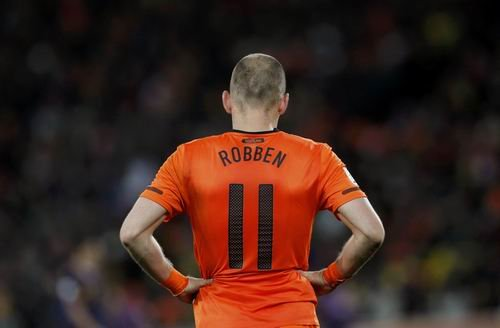
//> input picture opencv3/back_robben.jpg, 500 x 328 px
$ ./image_canny ../back_robben.jpg   (built with g++ and OpenCV 4)
//> lines starting //> are read from the running program, lines starting //| are printed output that depends on the picture; after the words box and inside, x2 and y2 are one past the last pixel; in counts of white or black regions, pixels touching at a corner belong together
#include <opencv2/opencv.hpp>
#include <iostream>

using namespace cv;
using namespace std;

int main( int argc, char** argv )
{
	Mat in_img = imread(argv[1], -1);
//> in_img is the input picture: 328 rows x 500 cols, CV_8UC3; mean B, G, R 29.5, 37.2, 62.4
	Mat out_img ,img_gry, img_cny;
	namedWindow("img-in", WINDOW_AUTOSIZE);
	namedWindow("img-gry", WINDOW_AUTOSIZE);
	namedWindow("img-cny", WINDOW_AUTOSIZE);

	// imshow("img-in", in_img);
	pyrDown(in_img, out_img);
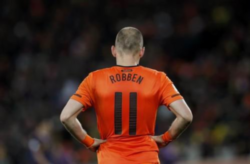
//> out_img: 164 rows x 250 cols, CV_8UC3; mean B, G, R 29.4, 37.1, 62.2
	pyrDown(out_img, out_img);
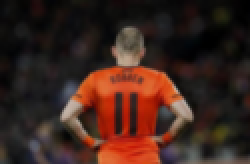
//> out_img: 82 rows x 125 cols, CV_8UC3 (shown 2 times larger); mean B, G, R 29.3, 36.9, 62
	cvtColor(out_img, img_gry, COLOR_BGR2GRAY);
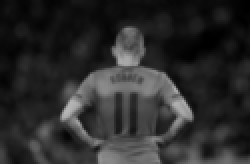
//> img_gry: 82 rows x 125 cols, CV_8UC1 (shown 2 times larger); min 0, max 183, mean 43.5
	imshow("img-gry", img_gry);
	Canny(img_gry, img_cny, 10, 200, 3, true );
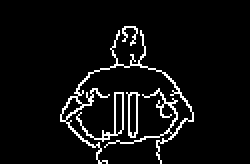
//> img_cny: 82 rows x 125 cols, CV_8UC1 (shown 2 times larger); 5.8% white in thin lines or dots, all inside (x1, y1, x2, y2) = (30, 13, 97, 82)
	imshow("img-cny", img_cny);
	waitKey(0);
	destroyWindow("img-in");
	destroyWindow("img-gry");
	destroyWindow("img-cny");
	return 0;
}

$ run again, on opencv3/robben.jpg
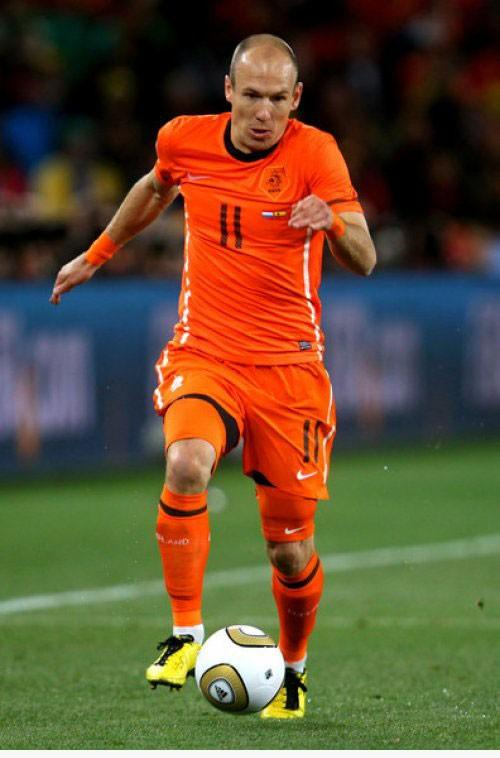
//> input picture opencv3/robben.jpg, 500 x 758 px
//> in_img is the input picture: 758 rows x 500 cols, CV_8UC3; mean B, G, R 52.2, 79.2, 97.8
//> `cvtColor(out_img, img_gry, COLOR_BGR2GRAY);`:
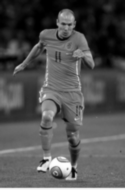
//> img_gry: 190 rows x 125 cols, CV_8UC1; min 0, max 254, mean 81.7
//> `Canny(img_gry, img_cny, 10, 200, 3, true );`:
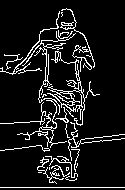
//> img_cny: 190 rows x 125 cols, CV_8UC1; 9.9% white in thin lines or dots
